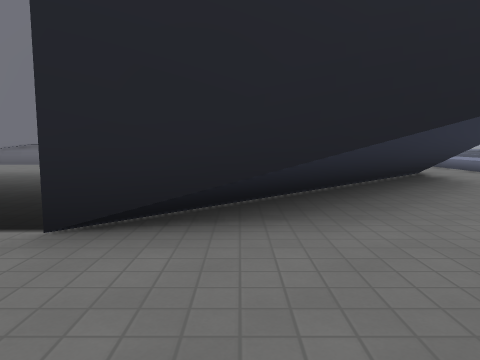
View 1 (above)

24 first-person views from a walk through a Godot game level. The camera is 1.3 m above the floor, tilts 6° down and sees 70° across. The floor is counted in squares, 2 m on a side. Each view is taken from the middle of a square. On the plan, view 1 faces up. The plan holds only what a view shows up to about 10 squares ahead; the rest is blank. The place goes on beyond the plan. Characters and animated objects are left out. Some surface patterns are stand-ins.

View 2
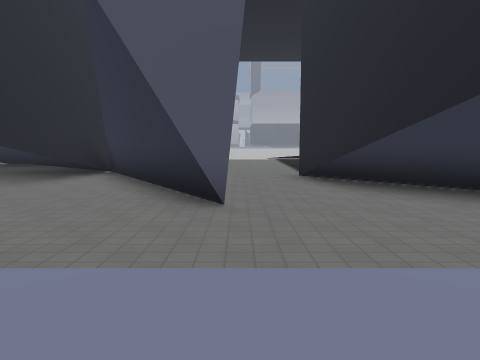

View 3
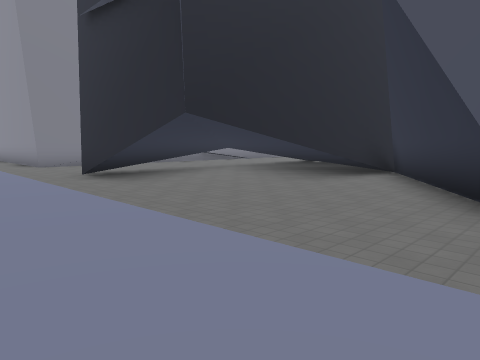

View 4
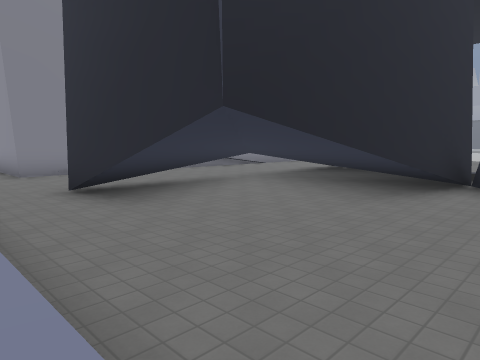

View 5
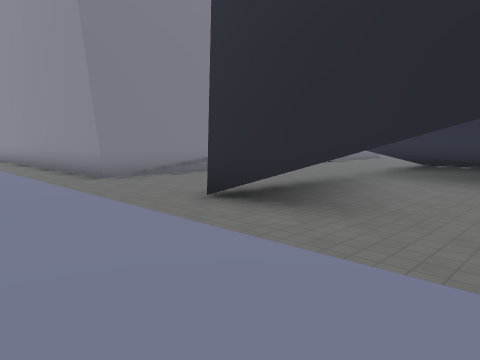

View 6
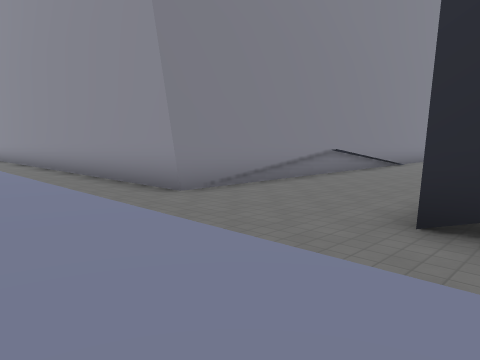

View 7
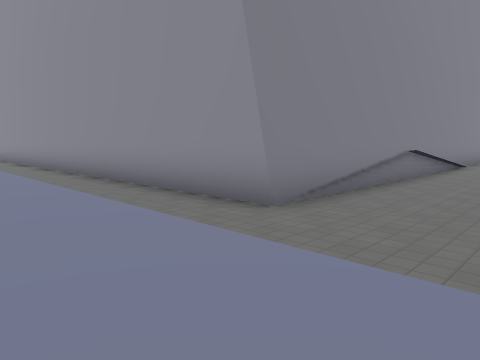

View 8
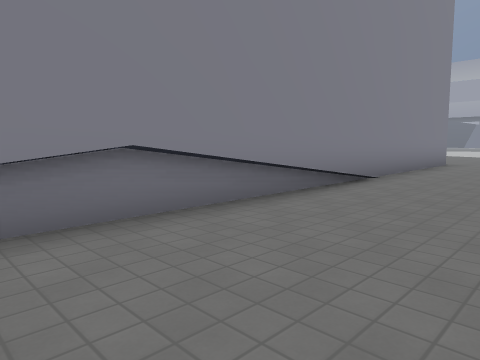

View 9
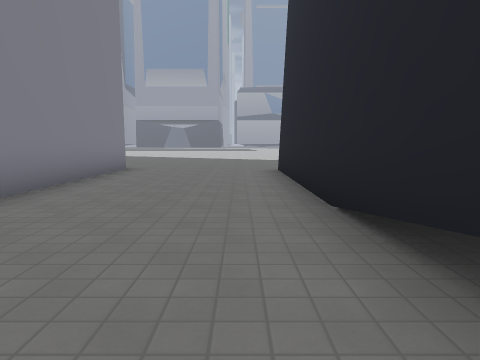

View 10
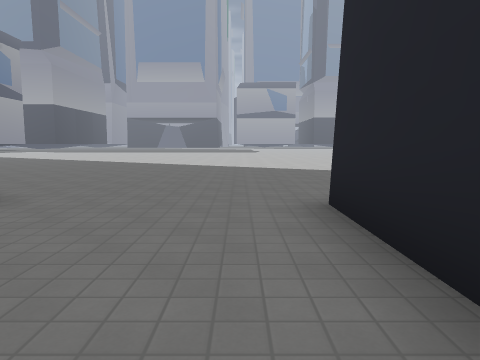

View 11
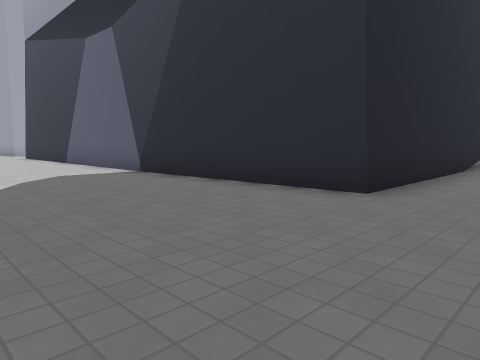

View 12
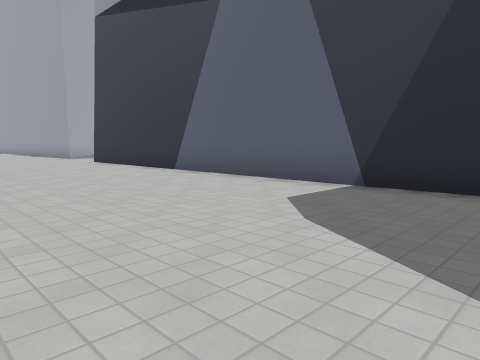

View 13
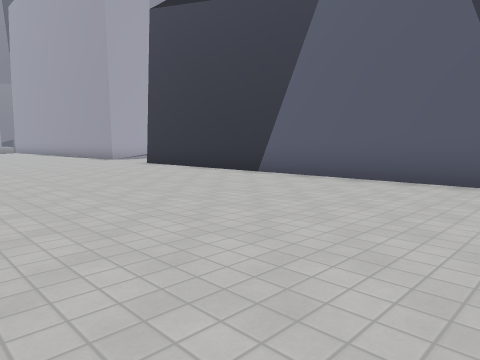

View 14
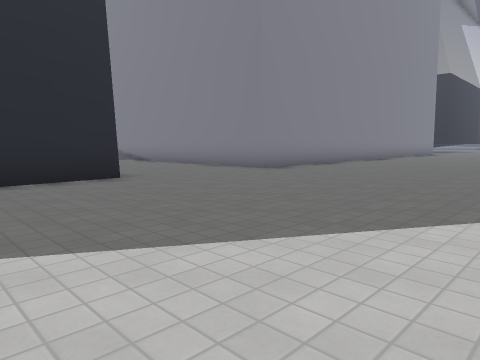

View 15
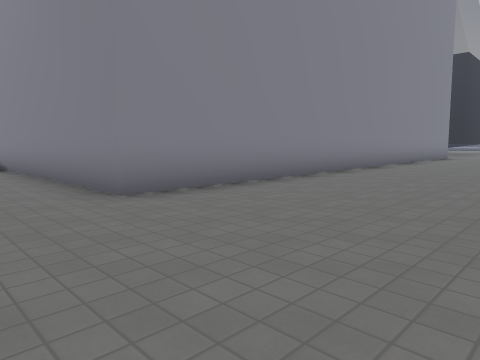

View 16
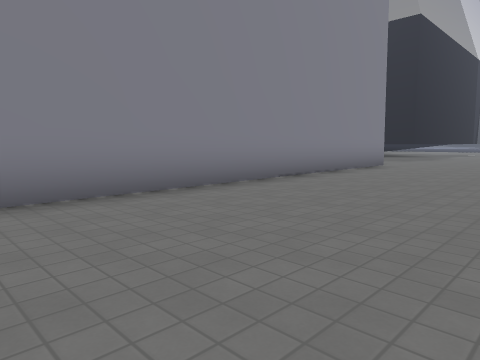

View 17
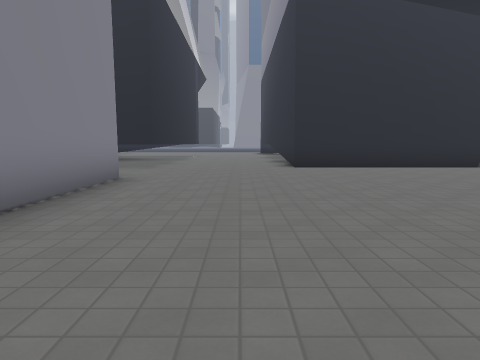

View 18
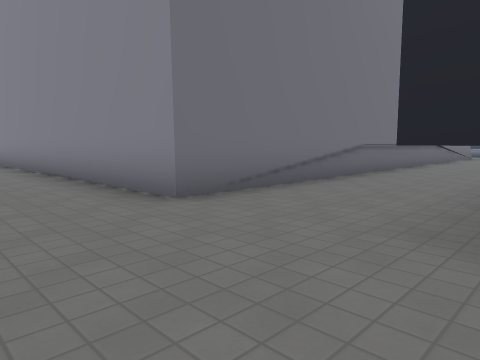

View 19
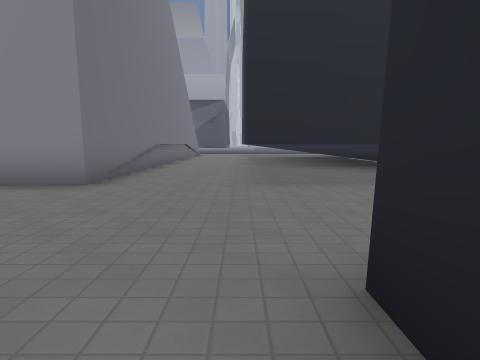

View 20
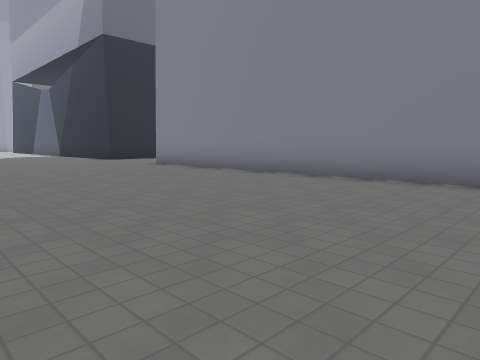

View 21
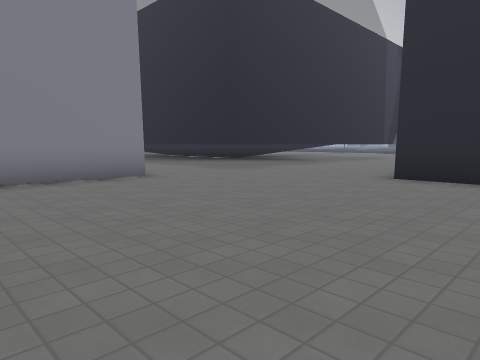

View 22
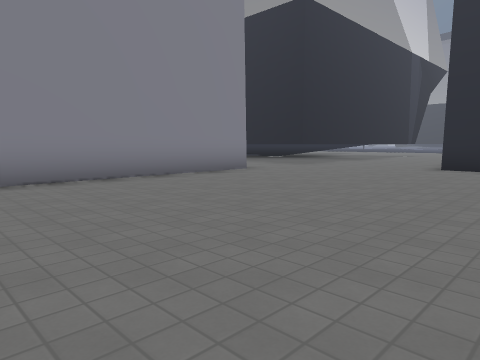

View 23
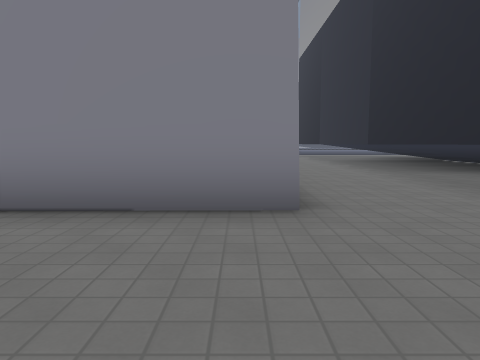

View 24
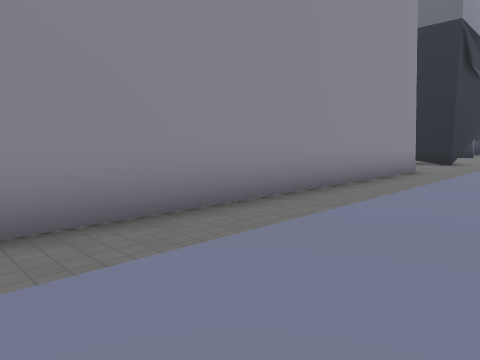

### Floor plan
Key: @ floor where view 1 was taken; # wall or solid block; . main floor; : floor 0.5 m higher than the main floor; / step, stairs or slope; = window, fence, low wall or low ledge; ^ raised ledge.
Columns run from 18 left of view 1 to 7 right of it. Each row starts with its distance up from view 1.
  7   ...
  6   ....              .=#
  5  .....#        ^   .=#
  4  .....#        .. .=##
  3  .....#         .####...
  2  .....#        .........:
  1  .....#        ......#..:/
  0 ......#           @##...:/
 -1 ......#          .#.....:/
 -2 ......#         .#......:/
 -3 ......#        .####....:
 -4  .....#        .= ##....:/
 -5 ......#         ^##.....:/
 -6 ......#      .^  ##.##..:/
 -7 ......#     ..  #####^..:/
 -8 ......################..:/
 -9 ........................:/
-10 ........................:/
-11 ........................:/
-12 ......################..:/
-13 ......#              #..:
-14 ......#              #..:
-15 ......#              #..:
-16  .....#              #..:
-17  .....#              #..:
-18  .....#              #..:
-19 .......#             #..:/
-20 .......#             #..:/
-21 .......#             #..:/
-22 .......#              ..:/
-23 ......#
-24 .......#
-25 .......#
-26 .......#
-27 .......##^^#####
-28 ................
-29 ................
-30 .......#######
-31 ###....# #####
-32    ....#######

Positions as (right, up) in squares from view 1, and headings:
1: (0, 0), facing up
2: (7, 1), facing left
3: (7, 1), facing down-left
4: (6, -1), facing down-left
5: (7, -4), facing down-left
6: (7, -7), facing down-left
7: (7, -9), facing down-left
8: (0, -9), facing down-left
9: (-3, -9), facing left
10: (-8, -9), facing left
11: (-16, -10), facing up-right
12: (-17, -5), facing up-right
13: (-18, -3), facing up-right
14: (-18, -5), facing down-right
15: (-16, -10), facing down-right
16: (-16, -17), facing down-right
17: (-14, -21), facing down
18: (-14, -31), facing up-right
19: (-17, -30), facing right
20: (-18, -22), facing up-right
21: (-18, -24), facing down-right
22: (-18, -21), facing down-right
23: (-15, -27), facing right
24: (7, -22), facing up-left
